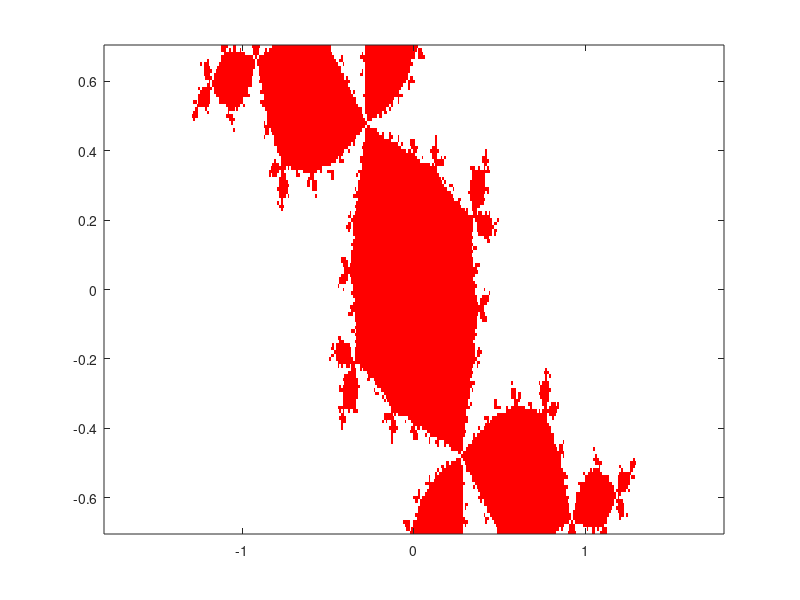

Write the MATLAB code that produced this figure.
%Raymond Canchola
%Generate(and plot)other examples changing value of c
%
%There are infinite amounts of julia sets by changing the values of c.
%In addition, there are two possiblites of changing the intial value z_0
%either phi(z) can stay bounded or increase towards indfinity.

%%
c = -0.123 + 0.745i;
phi = @(z) z^2 +c;
fixpt1 = (1 + sqrt(6))/2;
fixpt2 = (1 - sqrt(6))/2;
colormap([1 0 0; 1 1 1]);

M = 2*ones(141,361);

for j=1:141
    y = -0.7 + (j-1)*.01;
    for i=1:361
        x = -1.8 + (i-1)*.01;
        z = x + 1i*y;
        zk = z;
        iflag1 = 0;
        iflag2 = 0;
        kount = 0;
        
        while kount < 100 & abs(zk) < 2 & iflag1 < 5 & iflag2 < 5,
            kount = kount+1;
            zk = phi(zk);
            
            err1 = abs(zk-fixpt1);
            if err1 < 1.e-6
                iflag1 = iflag1 + 1;
            else
                iflag1 = 0;
            end
            
            err2 = abs(zk-fixpt2);
            if err2 < 1.e-6
                iflag2 = iflag2 + 1;
            else
                iflag2 = 0;
            end
        end
        if iflag1 >= 5 | iflag2 >= 5 | kount >= 100
            M(j,i) = 1;
        end
    end
end
image([-1.8 1.8],[-.7 .7],M)
axis xy
